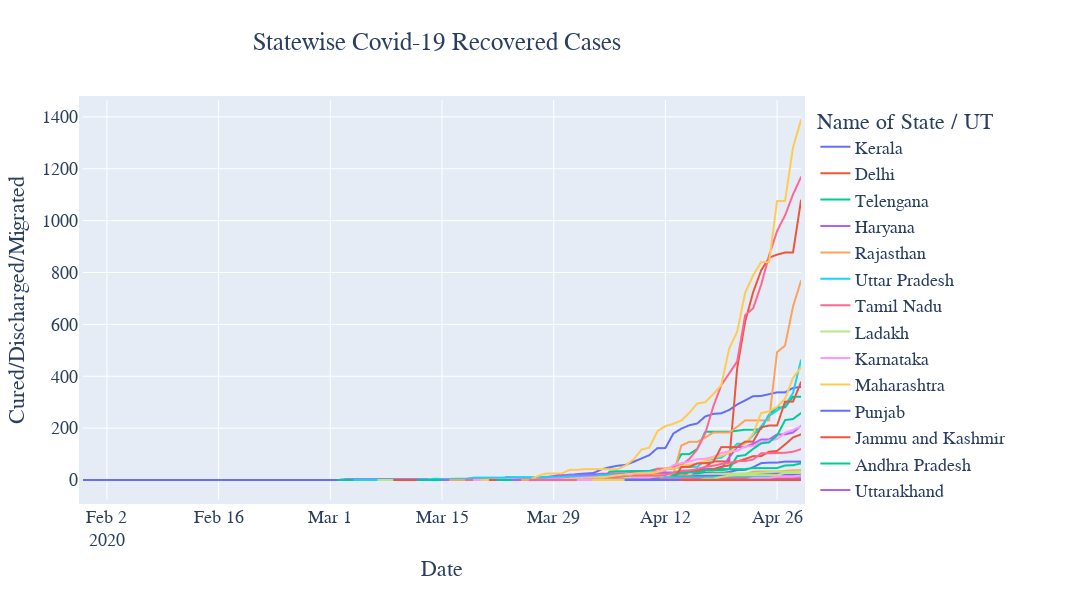

The notebook cell this image was saved under:
### Markdown cell above
# State/UT Plot of Recovered Cases

### Code cell
import pylab as pl
import seaborn as sns
import plotly.express as px
import plotly.graph_objects as go

fig = go.Figure()
df_per_state = df.copy(deep=False)
fig = px.line(df_per_state, x="Date", y="Cured/Discharged/Migrated", title='Statewise Covid-19 Recovered Cases', line_group='Name of State / UT', color='Name of State / UT')
fig.update_layout(
    autosize=False,
    width=1400,
    height=600,
    title_x=0.4,
    font=dict(
        family="Courier New, monospace",
        size=18
    ),
    margin=dict(
        l=50,
        r=50,
        b=100,
        t=100,
        pad=4
    ),
)
fig.show()
